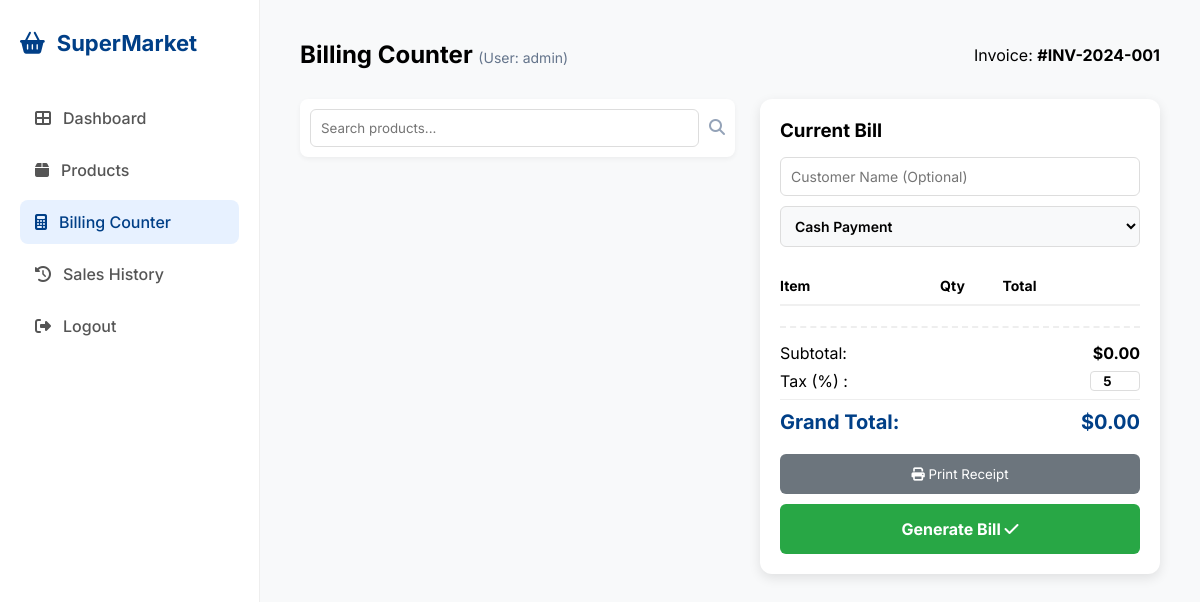
The app's page /billing (signed in), older data.
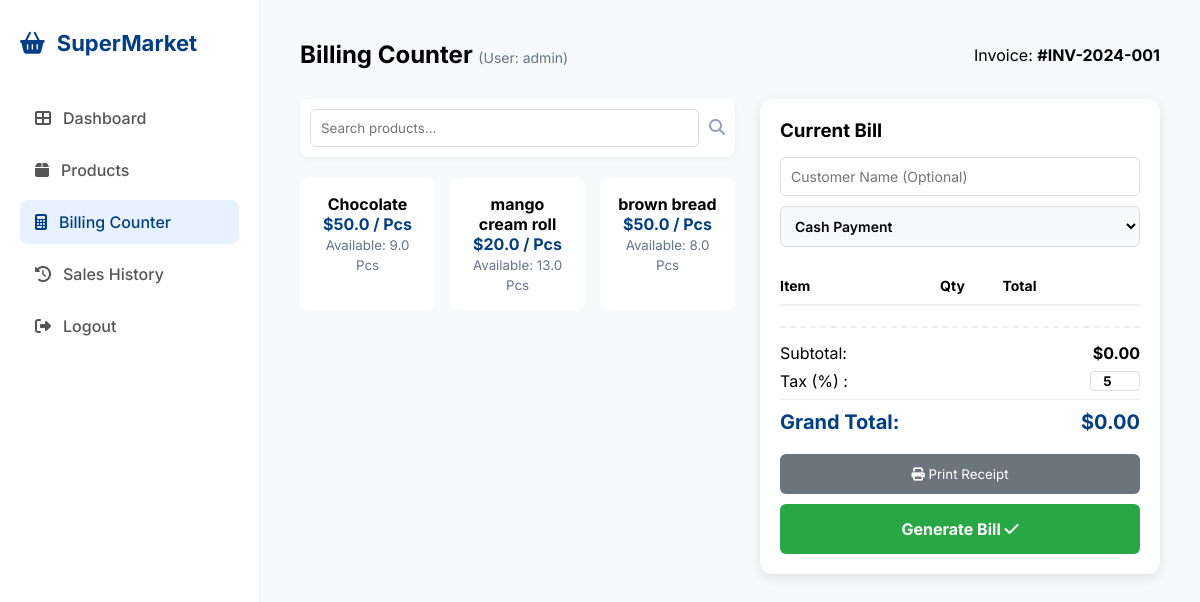
The same page, newer data.
### tables this page shows
CREATE TABLE products (
            id INTEGER PRIMARY KEY AUTOINCREMENT,
            name TEXT NOT NULL, 
            category TEXT NOT NULL,
            unit TEXT NOT NULL DEFAULT 'Pcs',
            price REAL NOT NULL, 
            stock REAL NOT NULL 
        );

### app.py (the view)
@app.route('/billing')
def billing():
    if 'user' not in session: return redirect(url_for('login'))
    conn = get_db_connection()
    db_products = conn.execute('SELECT * FROM products').fetchall()
    conn.close()
    return render_template('billing.html', products=db_products)

### app.py (called while the page is built)
def get_db_connection():
    conn = sqlite3.connect('supermarket.db')
    conn.row_factory = sqlite3.Row
    return conn

### templates/billing.html (shortened to what the changed rows need)
<!DOCTYPE html>
<html lang="en">
<head>
    <link rel="stylesheet" href="https://cdnjs.cloudflare.com/ajax/libs/font-awesome/6.4.0/css/all.min.css">
    <link rel="stylesheet" href="{{ url_for('static', filename='style.css') }}">
</head>
<body class="dashboard-page">
    <div class="dashboard-wrapper">
        <main class="main-content">
            <header class="top-header">
                <h2>Billing Counter <small style="font-size: 14px; color: #64748b; font-weight: 400;">(User: {{ session['user'] }})</small></h2>
            </header>
            <div class="billing-container">
                <div class="selection-area">
                    <div class="quick-products-grid">
                        {% for item in products %}
                        <div class="p-card" onclick="addToBill('{{ item['name'] }}', {{ item['price'] }}, '{{ item['unit'] }}')">
                            <p><strong>{{ item['name'] }}</strong></p>
                            <span style="color: #003f87; font-weight: bold;">${{ item['price'] }} / {{ item['unit'] }}</span>
                            <br>
                            <small style="color: #64748b;">Available: {{ item['stock'] }} {{ item['unit'] }}</small>
                        </div>
                        {% endfor %}
                    </div>
                </div>
                <div class="bill-card">
                    <table class="bill-table">
                        <thead>
                            <tr>
                                <th>Item</th>
                                <th style="text-align: center;">Qty</th>
                                <th>Total</th>
                            </tr>
                        </thead>
                    </table>
                </div>
            </div>
        </main>
    </div>
</body>
</html>

Row changes from the older to the newer data that the page shows:
added products: name "Chocolate", price "50.0", unit "Pcs", stock "9.0"
added products: name "mango cream roll", price "20.0", unit "Pcs", stock "13.0"
added products: name "brown bread", price "50.0", unit "Pcs", stock "8.0"
